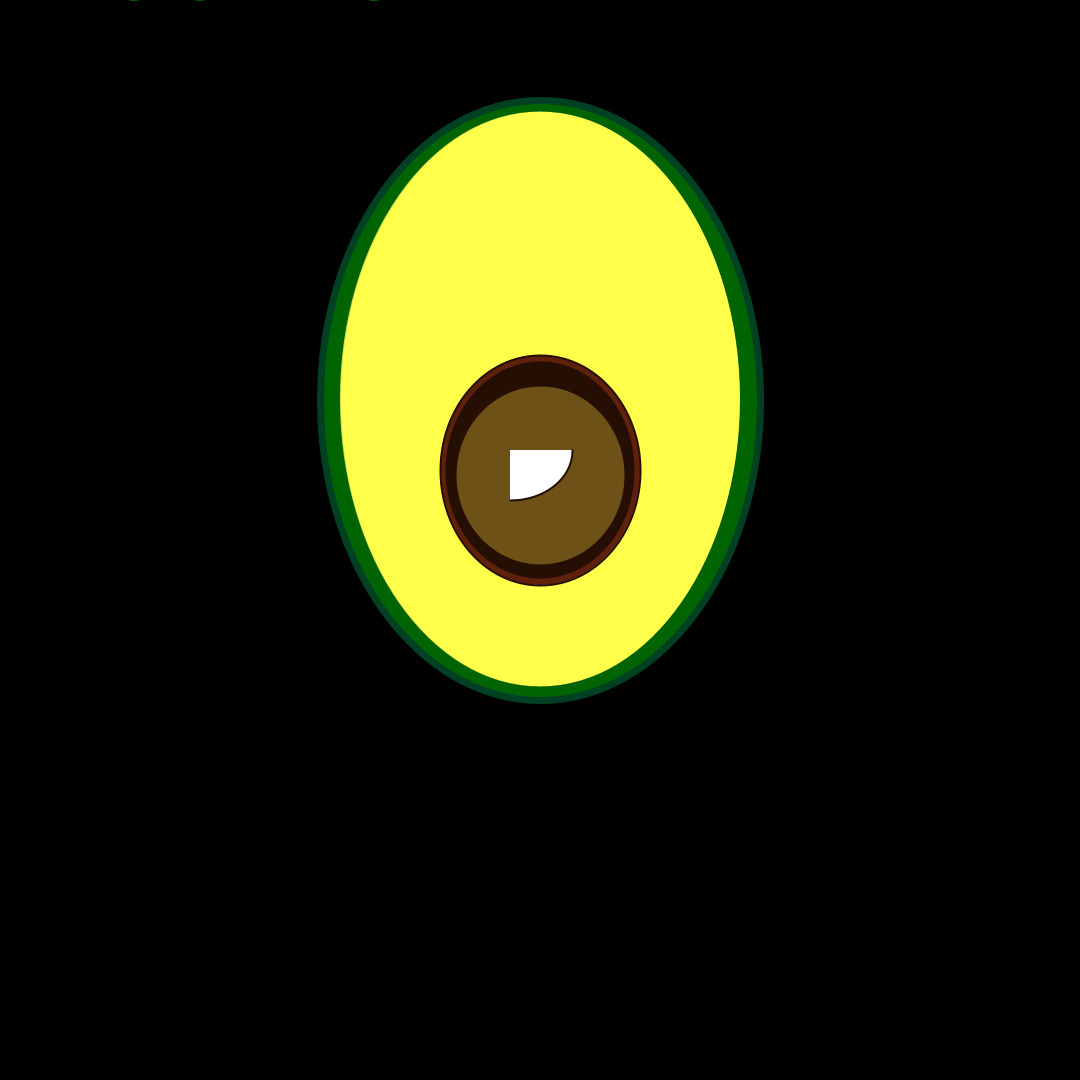
Frame 1 (no input)
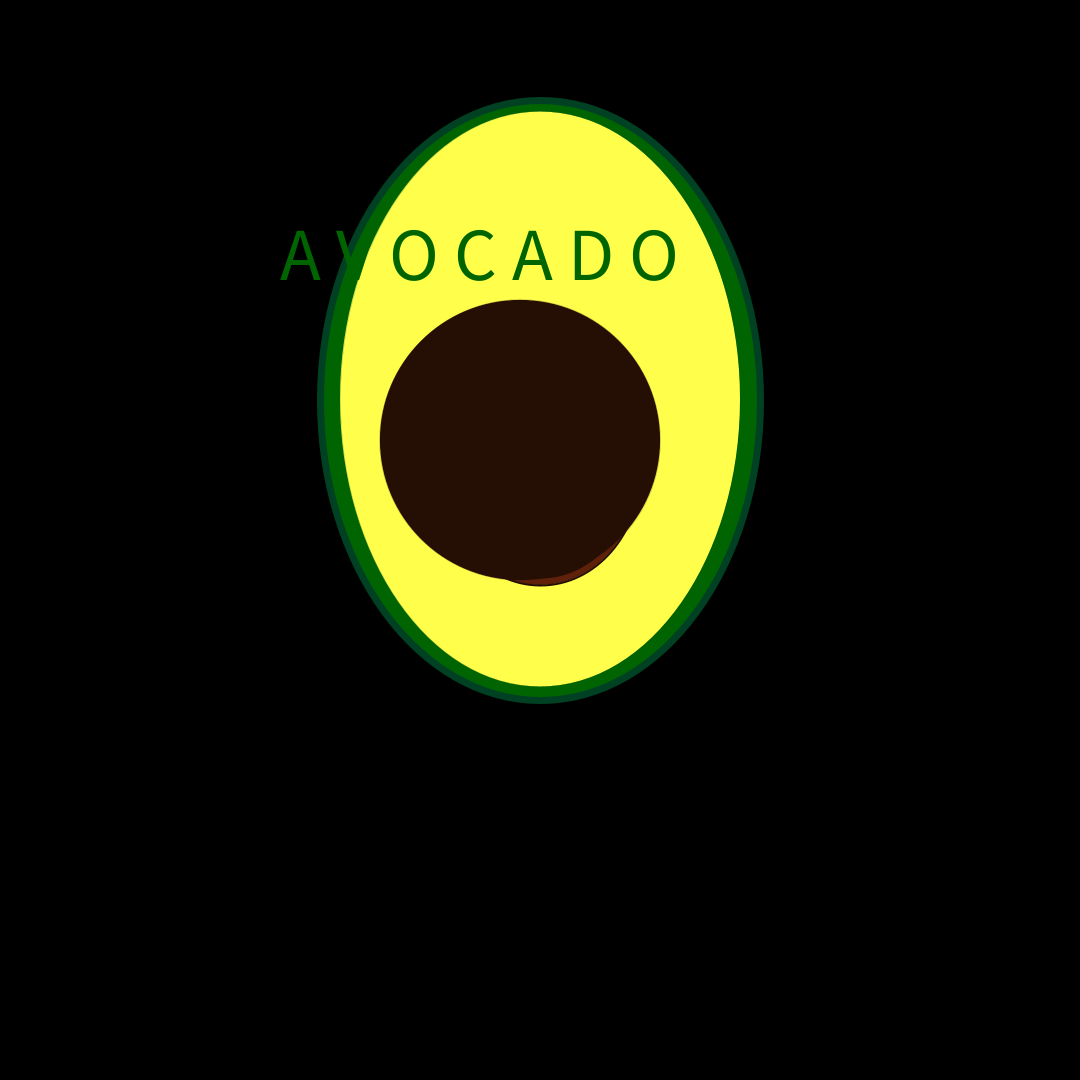
Frame 60 (the mouse pressed at the canvas centre just before this capture)
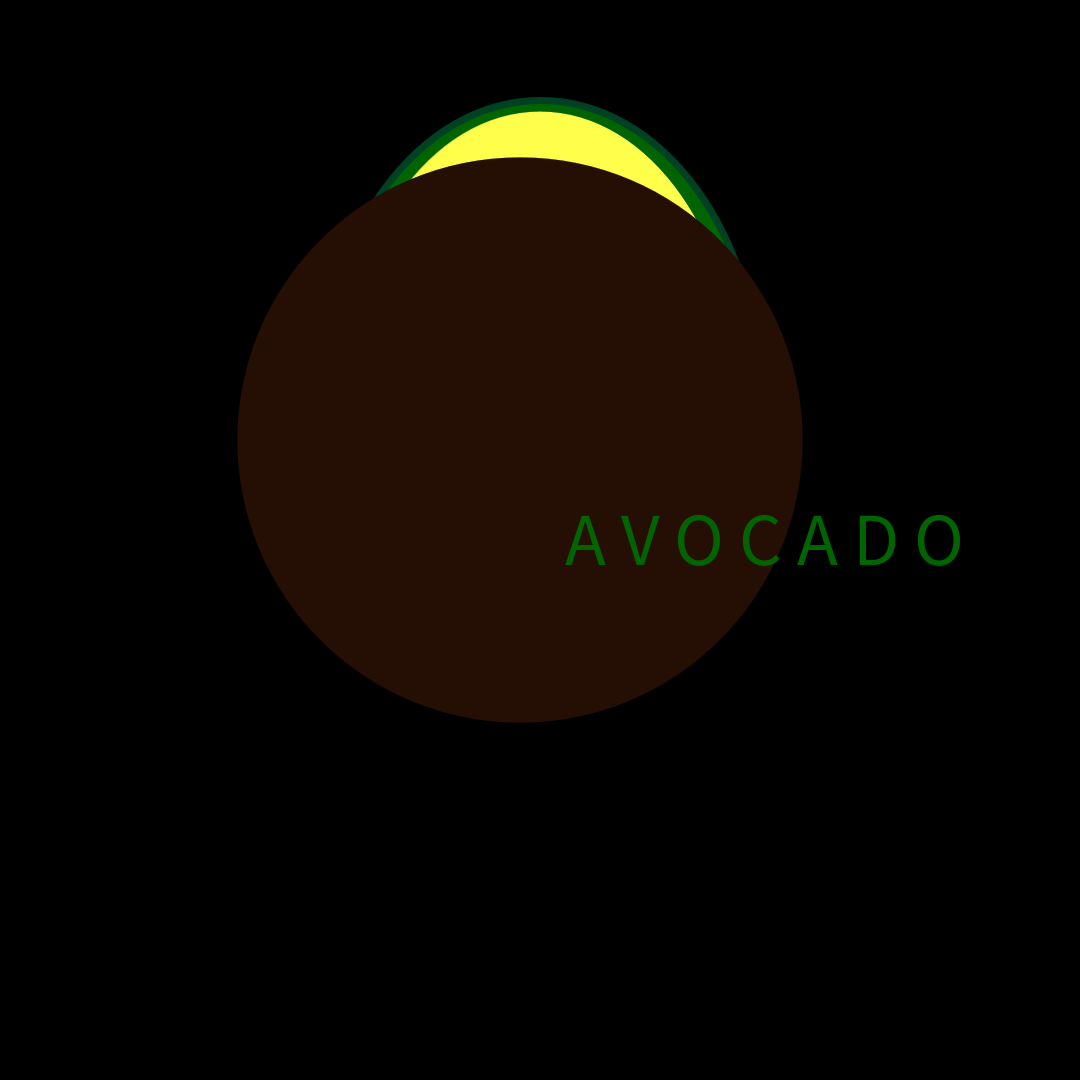
Frame 120 (the mouse held since frame 60 and released just before this capture)

The Processing sketch that drew these frames (run headless with seeded random() and noise(); from frame 60 on, the mouse is pressed at the canvas centre):

// Processing sketch: assignment1_avocadosketchwithvariables
// ── assignment1_avocadosketchwithvariables.pde

float coresize=0; 
float increment=4.75; //not random; i tried different values out until i was satisfied
 

//this sets the size of the sketch
void setup() { 
  size(1080,1080);
}

//this draws my first ellipse which will act as the outer most layer of my avocado
void draw() {
  background(0,0,0); //sets the background to black
  fill(0,100,0); //found out that when working with one color, the higher the number, the lighter the hue
  strokeWeight(7); //sets the thickness of my stroke
  stroke(0,65,35);  //sets the color of my stroke
  ellipse(540,400,440,600); //had difficulty with this part, specifically trying to get it centered
// this next set of code (below) is beginning a new elipse; i am layering ellipses on top of eachother to show the different colors of the avocado
  fill(255,255,75);
  strokeWeight(0);
  ellipse(540,399,400,575);
//am now beginning the core of the avocado
  fill(95,33,10); //I kind of just experiment when it comes to coloring, hoping the right combo makes the color I want
  strokeWeight(2);
  stroke(37,14,3);
  ellipse(540,470,200,230);
//now im just layering to try and represent all the different colors of the nut
  fill(37,14,3);
  ellipse(540,470,187,215);
  
  fill(110,81,22);
  ellipse(540,475,170,180);

  fill(255); // since white is 255 for all 3 components of rgb, I just typef 255 once 
  arc(510,450,125,100,0,HALF_PI); //hoping to use this function to represent light
  
  fill(37,14,3);
  strokeWeight(0);//put this here so that the stroke of this ellipse would be invisible; w/o this the strokeweight s the same as the previous elipse
  ellipse(520,440,coresize,coresize); 

  
  fill(0,100,0);//sets the color of the text
  textSize(75);// sets how small/large my text is
  text("A V O C A D O",coresize,coresize); //was hoping this would add some flare; i thought it would grow like the brown core, but instead it flies across the screen
  coresize=coresize+increment;
  
  
}
